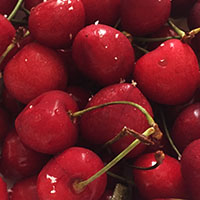
%> input picture screenshots/cherry.jpg, 200 x 200 px, given in place of texture1.jpg, which was not available
$ octave starter.m   (GNU Octave 9; MATLAB toolbox functions it lacks are replaced by stand-ins)
%> lines starting %> are read from the running program, lines starting %| are printed output that depends on the picture; pictures that were not available may be replaced by others from this repository, and a replacement may not be noted
% starter script for project 3
DO_TOY = false;
DO_BLEND = false;
DO_MIXED  = true;
DO_COLOR2GRAY = false;

if DO_TOY
    toyim = im2double(imread('./samples/toy_problem.png'));
    % im_out should be approximately the same as toyim
    im_out = toy_reconstruct(toyim);
    disp(['Error: ' num2str(sqrt(sum((toyim(:)-im_out(:)).^2)))])
end

if DO_BLEND
    % [7 lines of commented-out code are left out]

    im_background = imresize(im2double(imread('./samples/snow.jpg')), 0.5, 'bilinear');
    im_object = imresize(im2double(imread('./samples/polar_bear2.jpg')), 0.2, 'bilinear');

    % get source region mask from the user
    objmask = getMask(im_object);
    % align im_s and mask_s with im_background
    [im_s, mask_s] = alignSource(im_object, objmask, im_background);

    % blend
    im_blend = poissonBlend(im_s, mask_s, im_background);
    figure(3), hold off, imshow(im_blend)
end

if DO_MIXED
    % read images
    %...
    im_background = imresize(im2double(imread('./samples/texture1.jpg')), 0.15, 'bilinear');
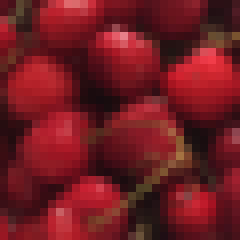
%> im_background: size 30x30x3 double (shown 8 times larger); mean R, G, B 0.439, 0.11, 0.133
    im_object = imresize(im2double(imread('./samples/cheetsheet.png')), 0.4, 'bilinear');
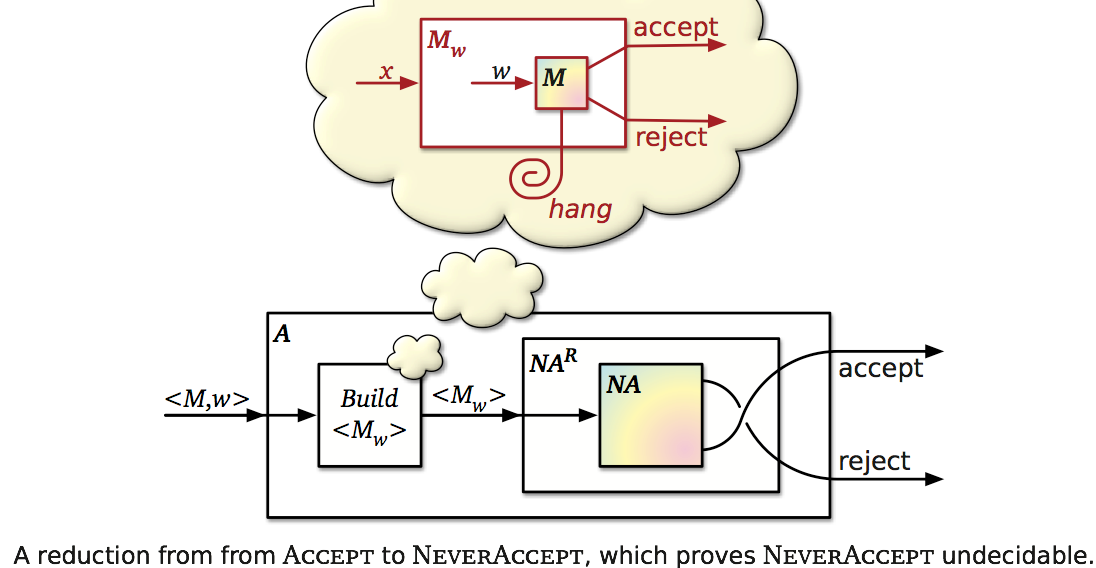
%> input picture screenshots/cheetsheet.png, 1096 x 568 px
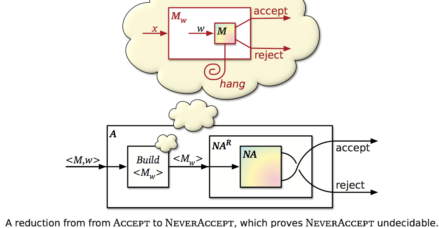
%> im_object: size 228x439x3 double; mean R, G, B 0.951, 0.944, 0.927
%> (the run ends here)
